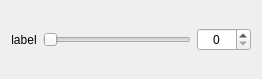
<?xml version="1.0" encoding="UTF-8"?>
<ui version="4.0">
 <class>SpinSlider</class>
 <widget class="QWidget" name="SpinSlider">
  <property name="geometry">
   <rect>
    <x>0</x>
    <y>0</y>
    <width>262</width>
    <height>79</height>
   </rect>
  </property>
  <property name="sizePolicy">
   <sizepolicy hsizetype="Maximum" vsizetype="Preferred">
    <horstretch>0</horstretch>
    <verstretch>0</verstretch>
   </sizepolicy>
  </property>
  <property name="sizeIncrement">
   <size>
    <width>-1</width>
    <height>0</height>
   </size>
  </property>
  <property name="windowTitle">
   <string>Form</string>
  </property>
  <layout class="QHBoxLayout" name="horizontalLayout">
   <item>
    <widget class="QLabel" name="label">
     <property name="text">
      <string>label</string>
     </property>
     <property name="alignment">
      <set>Qt::AlignCenter</set>
     </property>
    </widget>
   </item>
   <item>
    <widget class="QSlider" name="horizontalSlider">
     <property name="maximum">
      <number>1023</number>
     </property>
     <property name="orientation">
      <enum>Qt::Horizontal</enum>
     </property>
    </widget>
   </item>
   <item>
    <widget class="QSpinBox" name="spinBox">
     <property name="sizePolicy">
      <sizepolicy hsizetype="Maximum" vsizetype="Fixed">
       <horstretch>0</horstretch>
       <verstretch>0</verstretch>
      </sizepolicy>
     </property>
     <property name="maximumSize">
      <size>
       <width>120</width>
       <height>16777215</height>
      </size>
     </property>
     <property name="layoutDirection">
      <enum>Qt::LeftToRight</enum>
     </property>
     <property name="alignment">
      <set>Qt::AlignCenter</set>
     </property>
     <property name="maximum">
      <number>1023</number>
     </property>
    </widget>
   </item>
  </layout>
 </widget>
 <resources/>
 <connections/>
</ui>
